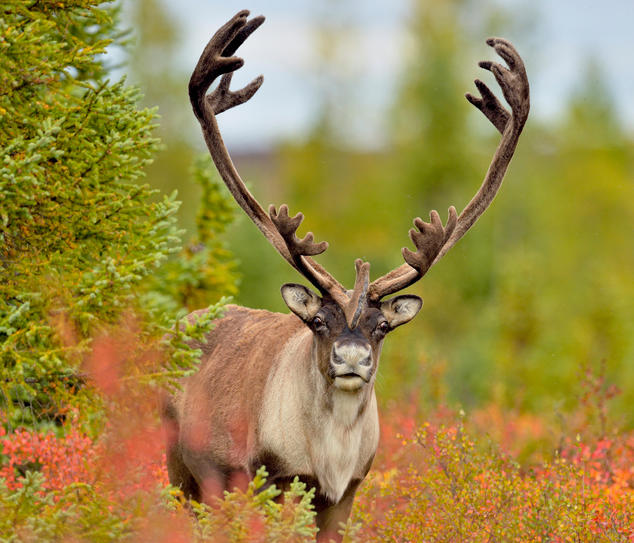
#> input picture presentation/img/caribou.jpg, 634 x 543 px
$ python extract_subimgs_single.py --dataset ../../presentation/img
#> lines starting #> are read from the running program, lines starting #| are printed output that depends on the picture
### src/sftgan/utils/progress_bar.py
import sys
from shutil import get_terminal_size
import time


class ProgressBar(object):
    '''A progress bar which can print the progress
    modified from https://github.com/hellock/cvbase/blob/master/cvbase/progress.py
    '''

    def __init__(self, task_num=0, bar_width=50, start=True):
        self.task_num = task_num
        max_bar_width = self._get_max_bar_width()
        self.bar_width = (bar_width if bar_width <= max_bar_width else max_bar_width)
        self.completed = 0
        if start:
            self.start()

    def _get_max_bar_width(self):
        terminal_width, _ = get_terminal_size()
        max_bar_width = min(int(terminal_width * 0.6), terminal_width - 50)
        if max_bar_width < 10:
            print('terminal width is too small ({}), please consider widen the terminal for better '
                  'progressbar visualization'.format(terminal_width))
            max_bar_width = 10
        return max_bar_width

    def start(self):
        if self.task_num > 0:
            sys.stdout.write('[{}] 0/{}, elapsed: 0s, ETA:\n{}\n'.format(
                ' ' * self.bar_width, self.task_num, 'Start...'))
        else:
            sys.stdout.write('completed: 0, elapsed: 0s')
        sys.stdout.flush()
        self.start_time = time.time()

    def update(self, msg='In progress...'):
        self.completed += 1
        elapsed = time.time() - self.start_time
        fps = self.completed / elapsed
        if self.task_num > 0:
            percentage = self.completed / float(self.task_num)
            eta = int(elapsed * (1 - percentage) / percentage + 0.5)
            mark_width = int(self.bar_width * percentage)
            bar_chars = '█' * mark_width + '-' * (self.bar_width - mark_width)
            sys.stdout.write('\033[2F')  # cursor up 2 lines
            sys.stdout.write('\033[J')  # clean the output (remove extra chars since last display)
            sys.stdout.write('[{}] {}/{}, {:.1f} task/s, elapsed: {}s, ETA: {:5}s\n{}\n'.format(
                bar_chars, self.completed, self.task_num, fps, int(elapsed + 0.5), eta, msg))
        else:
            sys.stdout.write('completed: {}, elapsed: {}s, {:.1f} tasks/s'.format(
                self.completed, int(elapsed + 0.5), fps))
        sys.stdout.flush()

### src/sftgan/extract_subimgs_single.py
import os
import os.path
import sys
from multiprocessing import Pool
import numpy as np
import cv2
import argparse

sys.path.append(os.path.dirname(os.path.dirname(os.path.abspath(__file__))))
from src.sftgan.utils.progress_bar import ProgressBar


def main():
    """A multi-thread tool to crop sub imags."""
    parser = argparse.ArgumentParser(description="Generate sub images from high resolution images...")
    parser.add_argument("--dataset", type=str, required=True, default="data/processed/tf_records",
                        help="val, test or train")
    args = parser.parse_args()

    input_folder = 'data/interim/datasets/' + args.dataset
    save_folder = 'data/processed/sftgan/' + args.dataset + '/sub'

    n_thread = 20
    crop_sz = 480
    step = 240
    thres_sz = 48
    compression_level = 3  # 3 is the default value in cv2
    # CV_IMWRITE_PNG_COMPRESSION from 0 to 9. A higher value means a smaller size and longer
    # compression time. If read raw images during training, use 0 for faster IO speed.

    if not os.path.exists(save_folder):
        os.makedirs(save_folder)
        print('mkdir [{:s}] ...'.format(save_folder))
    else:
        print('Folder [{:s}] already exists. Exit...'.format(save_folder))
        sys.exit(1)

    img_list = []
    for root, _, file_list in sorted(os.walk(input_folder)):
        path = [os.path.join(root, x) for x in file_list]  # assume only images in the input_folder
        img_list.extend(path)

    def update(arg):
        pbar.update(arg)

    pbar = ProgressBar(len(img_list))

    pool = Pool(n_thread)
    for path in img_list:
        pool.apply_async(worker,
                         args=(path, save_folder, crop_sz, step, thres_sz, compression_level),
                         callback=update)
#> this loop made 2 passes
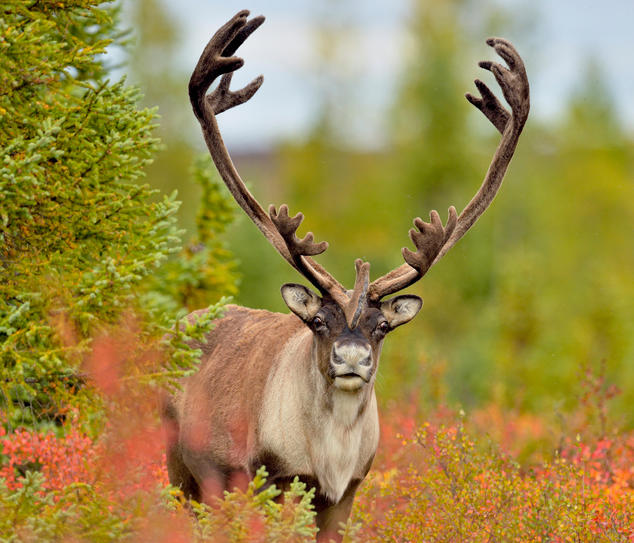
#> input picture presentation/img/caribou.jpg, 634 x 543 px
#> pass 1, in worker, `cv2.imwrite( os.path.join(save_folder, img_name.replace('.png', '_s{:0..`:
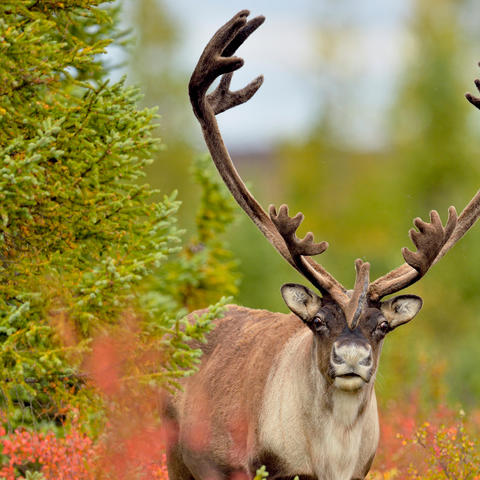
#> saved as caribou.jpg: shape (480, 480, 3); mean B, G, R 74.8, 136, 151.5
#> pass 1, in worker, `cv2.imwrite( os.path.join(save_folder, img_name.replace('.png', '_s{:0..`:
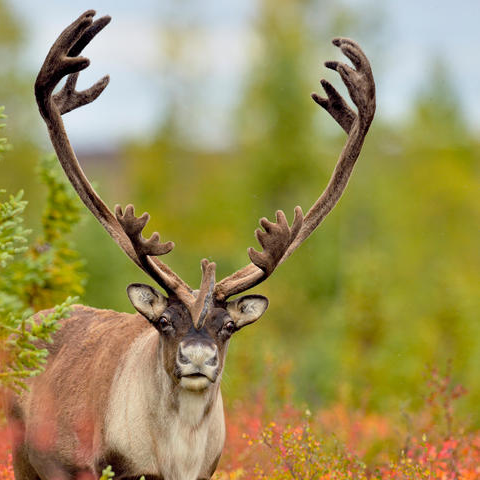
#> saved as caribou.jpg: shape (480, 480, 3); mean B, G, R 88.3, 144.9, 156.8
#> pass 1, in worker, `cv2.imwrite( os.path.join(save_folder, img_name.replace('.png', '_s{:0..`:
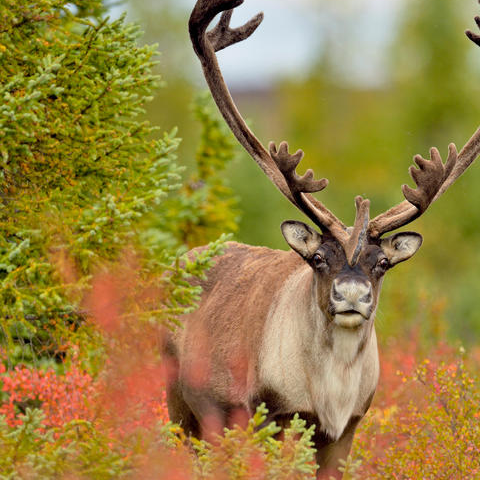
#> saved as caribou.jpg: shape (480, 480, 3); mean B, G, R 64.3, 129.8, 152
#> pass 1, in worker, `cv2.imwrite( os.path.join(save_folder, img_name.replace('.png', '_s{:0..`:
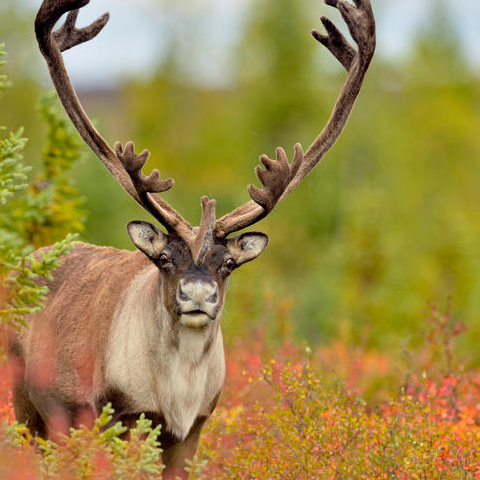
#> saved as caribou.jpg: shape (480, 480, 3); mean B, G, R 71.8, 136.2, 155.8
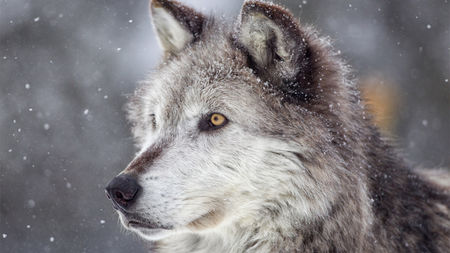
#> input picture presentation/img/happy_wolve.jpg, 450 x 253 px
    pool.close()
    pool.join()
    print('All subprocesses done.')


def worker(path, save_folder, crop_sz, step, thres_sz, compression_level):
    img_name = os.path.basename(path)
    img = cv2.imread(path, cv2.IMREAD_UNCHANGED)

    n_channels = len(img.shape)
    if n_channels == 2:
        h, w = img.shape
    elif n_channels == 3:
        h, w, c = img.shape
    else:
        raise ValueError('Wrong image shape - {}'.format(n_channels))

    h_space = np.arange(0, h - crop_sz + 1, step)
#> (the run stopped early here; a loop or call above may not have finished)
